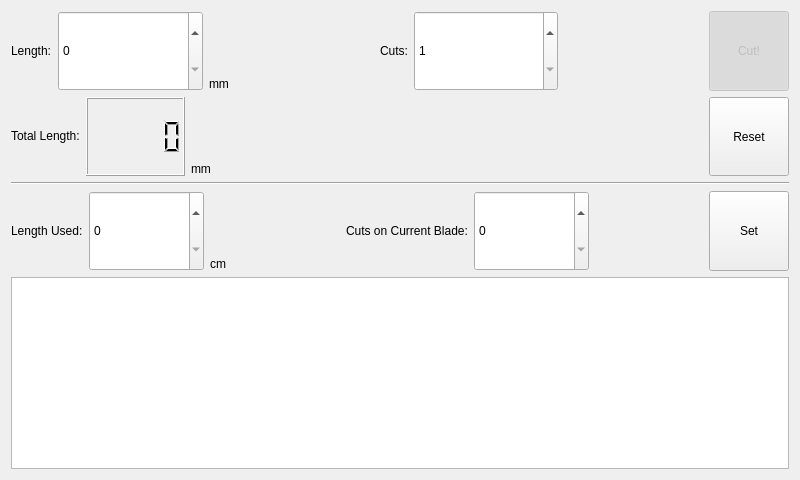
<?xml version="1.0" encoding="UTF-8"?>
<ui version="4.0">
 <class>Form</class>
 <widget class="QWidget" name="Form">
  <property name="geometry">
   <rect>
    <x>0</x>
    <y>0</y>
    <width>800</width>
    <height>480</height>
   </rect>
  </property>
  <property name="windowTitle">
   <string>Form</string>
  </property>
  <layout class="QGridLayout" name="gridLayout">
   <item row="1" column="1">
    <widget class="QPushButton" name="resetButton">
     <property name="sizePolicy">
      <sizepolicy hsizetype="Minimum" vsizetype="Expanding">
       <horstretch>0</horstretch>
       <verstretch>0</verstretch>
      </sizepolicy>
     </property>
     <property name="text">
      <string>Reset</string>
     </property>
    </widget>
   </item>
   <item row="2" column="0" colspan="2">
    <widget class="Line" name="line">
     <property name="orientation">
      <enum>Qt::Horizontal</enum>
     </property>
    </widget>
   </item>
   <item row="3" column="1">
    <widget class="QPushButton" name="setButton">
     <property name="sizePolicy">
      <sizepolicy hsizetype="Minimum" vsizetype="Expanding">
       <horstretch>0</horstretch>
       <verstretch>0</verstretch>
      </sizepolicy>
     </property>
     <property name="text">
      <string>Set</string>
     </property>
    </widget>
   </item>
   <item row="3" column="0">
    <layout class="QHBoxLayout" name="horizontalLayout_3">
     <item>
      <widget class="QLabel" name="rollLabel">
       <property name="text">
        <string>Length Used:</string>
       </property>
       <property name="buddy">
        <cstring>rollLength</cstring>
       </property>
      </widget>
     </item>
     <item>
      <widget class="QSpinBox" name="rollLength">
       <property name="sizePolicy">
        <sizepolicy hsizetype="Expanding" vsizetype="Expanding">
         <horstretch>0</horstretch>
         <verstretch>0</verstretch>
        </sizepolicy>
       </property>
       <property name="accelerated">
        <bool>true</bool>
       </property>
       <property name="suffix">
        <string/>
       </property>
       <property name="maximum">
        <number>1000000</number>
       </property>
      </widget>
     </item>
     <item>
      <widget class="QLabel" name="rollUnits">
       <property name="text">
        <string>cm</string>
       </property>
       <property name="alignment">
        <set>Qt::AlignBottom|Qt::AlignLeading|Qt::AlignLeft</set>
       </property>
      </widget>
     </item>
     <item>
      <spacer name="horizontalSpacer_4">
       <property name="orientation">
        <enum>Qt::Horizontal</enum>
       </property>
       <property name="sizeHint" stdset="0">
        <size>
         <width>40</width>
         <height>20</height>
        </size>
       </property>
      </spacer>
     </item>
     <item>
      <widget class="QLabel" name="bladeLabel">
       <property name="text">
        <string>Cuts on Current Blade:</string>
       </property>
       <property name="buddy">
        <cstring>blade</cstring>
       </property>
      </widget>
     </item>
     <item>
      <widget class="QSpinBox" name="blade">
       <property name="sizePolicy">
        <sizepolicy hsizetype="Expanding" vsizetype="Expanding">
         <horstretch>0</horstretch>
         <verstretch>0</verstretch>
        </sizepolicy>
       </property>
       <property name="accelerated">
        <bool>true</bool>
       </property>
       <property name="maximum">
        <number>10000</number>
       </property>
      </widget>
     </item>
     <item>
      <spacer name="horizontalSpacer_5">
       <property name="orientation">
        <enum>Qt::Horizontal</enum>
       </property>
       <property name="sizeHint" stdset="0">
        <size>
         <width>40</width>
         <height>20</height>
        </size>
       </property>
      </spacer>
     </item>
    </layout>
   </item>
   <item row="0" column="0">
    <layout class="QHBoxLayout" name="horizontalLayout">
     <item>
      <widget class="QLabel" name="lengthLabel">
       <property name="text">
        <string>Length:</string>
       </property>
       <property name="buddy">
        <cstring>length</cstring>
       </property>
      </widget>
     </item>
     <item>
      <widget class="QSpinBox" name="length">
       <property name="sizePolicy">
        <sizepolicy hsizetype="Expanding" vsizetype="Expanding">
         <horstretch>0</horstretch>
         <verstretch>0</verstretch>
        </sizepolicy>
       </property>
       <property name="accelerated">
        <bool>true</bool>
       </property>
       <property name="suffix">
        <string/>
       </property>
       <property name="maximum">
        <number>10000</number>
       </property>
      </widget>
     </item>
     <item>
      <widget class="QLabel" name="lengthUnits">
       <property name="text">
        <string>mm</string>
       </property>
       <property name="alignment">
        <set>Qt::AlignBottom|Qt::AlignLeading|Qt::AlignLeft</set>
       </property>
      </widget>
     </item>
     <item>
      <spacer name="horizontalSpacer">
       <property name="orientation">
        <enum>Qt::Horizontal</enum>
       </property>
       <property name="sizeHint" stdset="0">
        <size>
         <width>40</width>
         <height>20</height>
        </size>
       </property>
      </spacer>
     </item>
     <item>
      <widget class="QLabel" name="cutsLabel">
       <property name="text">
        <string>Cuts:</string>
       </property>
       <property name="buddy">
        <cstring>cuts</cstring>
       </property>
      </widget>
     </item>
     <item>
      <widget class="QSpinBox" name="cuts">
       <property name="sizePolicy">
        <sizepolicy hsizetype="Expanding" vsizetype="Expanding">
         <horstretch>0</horstretch>
         <verstretch>0</verstretch>
        </sizepolicy>
       </property>
       <property name="accelerated">
        <bool>true</bool>
       </property>
       <property name="minimum">
        <number>1</number>
       </property>
       <property name="maximum">
        <number>10000</number>
       </property>
      </widget>
     </item>
     <item>
      <spacer name="horizontalSpacer_2">
       <property name="orientation">
        <enum>Qt::Horizontal</enum>
       </property>
       <property name="sizeHint" stdset="0">
        <size>
         <width>40</width>
         <height>20</height>
        </size>
       </property>
      </spacer>
     </item>
    </layout>
   </item>
   <item row="1" column="0">
    <layout class="QHBoxLayout" name="horizontalLayout_2">
     <item>
      <widget class="QLabel" name="totalLabel">
       <property name="maximumSize">
        <size>
         <width>16777215</width>
         <height>46</height>
        </size>
       </property>
       <property name="text">
        <string>Total Length:</string>
       </property>
      </widget>
     </item>
     <item>
      <widget class="QLCDNumber" name="total">
       <property name="minimumSize">
        <size>
         <width>99</width>
         <height>37</height>
        </size>
       </property>
       <property name="maximumSize">
        <size>
         <width>99</width>
         <height>16777215</height>
        </size>
       </property>
      </widget>
     </item>
     <item>
      <widget class="QLabel" name="totalUnits">
       <property name="text">
        <string>mm</string>
       </property>
       <property name="alignment">
        <set>Qt::AlignBottom|Qt::AlignLeading|Qt::AlignLeft</set>
       </property>
      </widget>
     </item>
     <item>
      <spacer name="horizontalSpacer_3">
       <property name="orientation">
        <enum>Qt::Horizontal</enum>
       </property>
       <property name="sizeHint" stdset="0">
        <size>
         <width>40</width>
         <height>20</height>
        </size>
       </property>
      </spacer>
     </item>
    </layout>
   </item>
   <item row="0" column="1">
    <widget class="QPushButton" name="cutButton">
     <property name="enabled">
      <bool>false</bool>
     </property>
     <property name="sizePolicy">
      <sizepolicy hsizetype="Minimum" vsizetype="Expanding">
       <horstretch>0</horstretch>
       <verstretch>0</verstretch>
      </sizepolicy>
     </property>
     <property name="text">
      <string>Cut!</string>
     </property>
     <property name="checkable">
      <bool>true</bool>
     </property>
     <property name="checked">
      <bool>true</bool>
     </property>
    </widget>
   </item>
   <item row="4" column="0" colspan="2">
    <widget class="QTextBrowser" name="consoleTextbox">
     <property name="sizePolicy">
      <sizepolicy hsizetype="Expanding" vsizetype="Expanding">
       <horstretch>0</horstretch>
       <verstretch>0</verstretch>
      </sizepolicy>
     </property>
    </widget>
   </item>
  </layout>
 </widget>
 <resources/>
 <connections/>
</ui>
